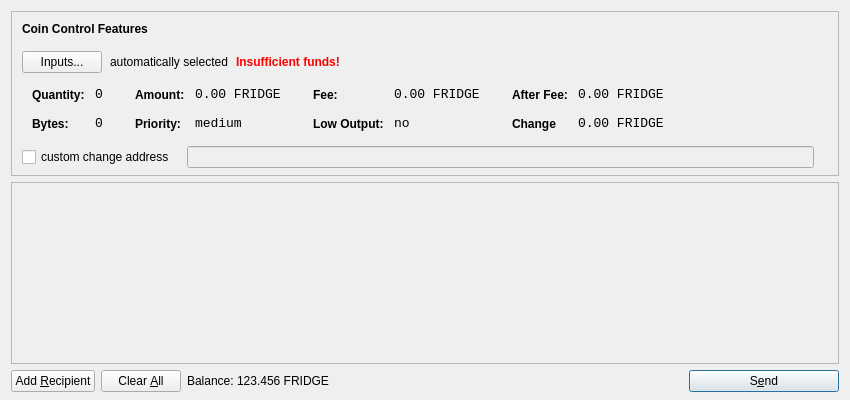
<?xml version="1.0" encoding="UTF-8"?>
<ui version="4.0">
 <class>SendCoinsDialog</class>
 <widget class="QDialog" name="SendCoinsDialog">
  <property name="geometry">
   <rect>
    <x>0</x>
    <y>0</y>
    <width>850</width>
    <height>400</height>
   </rect>
  </property>
  <property name="windowTitle">
   <string>Send Coins</string>
  </property>
  <layout class="QVBoxLayout" name="verticalLayout" stretch="0,1,0">
   <property name="bottomMargin">
    <number>8</number>
   </property>
   <item>
    <widget class="QFrame" name="frameCoinControl">
     <property name="sizePolicy">
      <sizepolicy hsizetype="Expanding" vsizetype="Expanding">
       <horstretch>0</horstretch>
       <verstretch>0</verstretch>
      </sizepolicy>
     </property>
     <property name="maximumSize">
      <size>
       <width>16777215</width>
       <height>16777215</height>
      </size>
     </property>
     <property name="frameShape">
      <enum>QFrame::StyledPanel</enum>
     </property>
     <property name="frameShadow">
      <enum>QFrame::Sunken</enum>
     </property>
     <layout class="QVBoxLayout" name="verticalLayoutCoinControl2">
      <property name="spacing">
       <number>-1</number>
      </property>
      <property name="leftMargin">
       <number>0</number>
      </property>
      <property name="topMargin">
       <number>0</number>
      </property>
      <property name="rightMargin">
       <number>0</number>
      </property>
      <property name="bottomMargin">
       <number>6</number>
      </property>
      <item>
       <layout class="QVBoxLayout" name="verticalLayoutCoinControl" stretch="0,0,0,0,1">
        <property name="spacing">
         <number>0</number>
        </property>
        <property name="leftMargin">
         <number>10</number>
        </property>
        <property name="topMargin">
         <number>10</number>
        </property>
        <item>
         <layout class="QHBoxLayout" name="horizontalLayoutCoinControl1">
          <property name="bottomMargin">
           <number>15</number>
          </property>
          <item>
           <widget class="QLabel" name="labelCoinControlFeatures">
            <property name="sizePolicy">
             <sizepolicy hsizetype="Preferred" vsizetype="Maximum">
              <horstretch>0</horstretch>
              <verstretch>0</verstretch>
             </sizepolicy>
            </property>
            <property name="font">
             <font>
              <weight>75</weight>
              <bold>true</bold>
             </font>
            </property>
            <property name="styleSheet">
             <string notr="true">font-weight:bold;</string>
            </property>
            <property name="text">
             <string>Coin Control Features</string>
            </property>
           </widget>
          </item>
         </layout>
        </item>
        <item>
         <layout class="QHBoxLayout" name="horizontalLayoutCoinControl2" stretch="0,0,0,0">
          <property name="spacing">
           <number>8</number>
          </property>
          <property name="bottomMargin">
           <number>10</number>
          </property>
          <item>
           <widget class="QPushButton" name="pushButtonCoinControl">
            <property name="styleSheet">
             <string notr="true"/>
            </property>
            <property name="text">
             <string>Inputs...</string>
            </property>
           </widget>
          </item>
          <item>
           <widget class="QLabel" name="labelCoinControlAutomaticallySelected">
            <property name="text">
             <string>automatically selected</string>
            </property>
            <property name="margin">
             <number>5</number>
            </property>
           </widget>
          </item>
          <item>
           <widget class="QLabel" name="labelCoinControlInsuffFunds">
            <property name="font">
             <font>
              <weight>75</weight>
              <bold>true</bold>
             </font>
            </property>
            <property name="styleSheet">
             <string notr="true">color:red;font-weight:bold;</string>
            </property>
            <property name="text">
             <string>Insufficient funds!</string>
            </property>
            <property name="margin">
             <number>5</number>
            </property>
           </widget>
          </item>
          <item>
           <spacer name="horizontalSpacerCoinControl">
            <property name="orientation">
             <enum>Qt::Horizontal</enum>
            </property>
            <property name="sizeHint" stdset="0">
             <size>
              <width>40</width>
              <height>1</height>
             </size>
            </property>
           </spacer>
          </item>
         </layout>
        </item>
        <item>
         <widget class="QWidget" name="widgetCoinControl" native="true">
          <property name="sizePolicy">
           <sizepolicy hsizetype="Preferred" vsizetype="Preferred">
            <horstretch>0</horstretch>
            <verstretch>0</verstretch>
           </sizepolicy>
          </property>
          <property name="minimumSize">
           <size>
            <width>0</width>
            <height>0</height>
           </size>
          </property>
          <property name="styleSheet">
           <string notr="true"/>
          </property>
          <layout class="QHBoxLayout" name="horizontalLayoutCoinControl5">
           <property name="margin">
            <number>0</number>
           </property>
           <item>
            <layout class="QHBoxLayout" name="horizontalLayoutCoinControl3" stretch="0,0,0,1">
             <property name="spacing">
              <number>20</number>
             </property>
             <property name="topMargin">
              <number>0</number>
             </property>
             <property name="bottomMargin">
              <number>10</number>
             </property>
             <item>
              <layout class="QFormLayout" name="formLayoutCoinControl1">
               <property name="horizontalSpacing">
                <number>10</number>
               </property>
               <property name="verticalSpacing">
                <number>14</number>
               </property>
               <property name="leftMargin">
                <number>10</number>
               </property>
               <property name="topMargin">
                <number>4</number>
               </property>
               <property name="rightMargin">
                <number>6</number>
               </property>
               <item row="0" column="0">
                <widget class="QLabel" name="labelCoinControlQuantityText">
                 <property name="styleSheet">
                  <string notr="true">font-weight:bold;</string>
                 </property>
                 <property name="text">
                  <string>Quantity:</string>
                 </property>
                 <property name="margin">
                  <number>0</number>
                 </property>
                </widget>
               </item>
               <item row="0" column="1">
                <widget class="QLabel" name="labelCoinControlQuantity">
                 <property name="font">
                  <font>
                   <family>Monospace</family>
                   <pointsize>10</pointsize>
                  </font>
                 </property>
                 <property name="cursor">
                  <cursorShape>IBeamCursor</cursorShape>
                 </property>
                 <property name="contextMenuPolicy">
                  <enum>Qt::ActionsContextMenu</enum>
                 </property>
                 <property name="text">
                  <string>0</string>
                 </property>
                 <property name="margin">
                  <number>0</number>
                 </property>
                 <property name="textInteractionFlags">
                  <set>Qt::LinksAccessibleByMouse|Qt::TextSelectableByKeyboard|Qt::TextSelectableByMouse</set>
                 </property>
                </widget>
               </item>
               <item row="1" column="0">
                <widget class="QLabel" name="labelCoinControlBytesText">
                 <property name="styleSheet">
                  <string notr="true">font-weight:bold;</string>
                 </property>
                 <property name="text">
                  <string>Bytes:</string>
                 </property>
                </widget>
               </item>
               <item row="1" column="1">
                <widget class="QLabel" name="labelCoinControlBytes">
                 <property name="font">
                  <font>
                   <family>Monospace</family>
                   <pointsize>10</pointsize>
                  </font>
                 </property>
                 <property name="cursor">
                  <cursorShape>IBeamCursor</cursorShape>
                 </property>
                 <property name="contextMenuPolicy">
                  <enum>Qt::ActionsContextMenu</enum>
                 </property>
                 <property name="text">
                  <string>0</string>
                 </property>
                 <property name="textInteractionFlags">
                  <set>Qt::LinksAccessibleByMouse|Qt::TextSelectableByKeyboard|Qt::TextSelectableByMouse</set>
                 </property>
                </widget>
               </item>
              </layout>
             </item>
             <item>
              <layout class="QFormLayout" name="formLayoutCoinControl2">
               <property name="horizontalSpacing">
                <number>10</number>
               </property>
               <property name="verticalSpacing">
                <number>14</number>
               </property>
               <property name="leftMargin">
                <number>6</number>
               </property>
               <property name="topMargin">
                <number>4</number>
               </property>
               <property name="rightMargin">
                <number>6</number>
               </property>
               <item row="0" column="0">
                <widget class="QLabel" name="labelCoinControlAmountText">
                 <property name="styleSheet">
                  <string notr="true">font-weight:bold;</string>
                 </property>
                 <property name="text">
                  <string>Amount:</string>
                 </property>
                 <property name="margin">
                  <number>0</number>
                 </property>
                </widget>
               </item>
               <item row="0" column="1">
                <widget class="QLabel" name="labelCoinControlAmount">
                 <property name="font">
                  <font>
                   <family>Monospace</family>
                   <pointsize>10</pointsize>
                  </font>
                 </property>
                 <property name="cursor">
                  <cursorShape>IBeamCursor</cursorShape>
                 </property>
                 <property name="contextMenuPolicy">
                  <enum>Qt::ActionsContextMenu</enum>
                 </property>
                 <property name="text">
                  <string>0.00 FRIDGE</string>
                 </property>
                 <property name="textInteractionFlags">
                  <set>Qt::LinksAccessibleByMouse|Qt::TextSelectableByKeyboard|Qt::TextSelectableByMouse</set>
                 </property>
                </widget>
               </item>
               <item row="1" column="0">
                <widget class="QLabel" name="labelCoinControlPriorityText">
                 <property name="styleSheet">
                  <string notr="true">font-weight:bold;</string>
                 </property>
                 <property name="text">
                  <string>Priority:</string>
                 </property>
                </widget>
               </item>
               <item row="1" column="1">
                <widget class="QLabel" name="labelCoinControlPriority">
                 <property name="font">
                  <font>
                   <family>Monospace</family>
                   <pointsize>10</pointsize>
                  </font>
                 </property>
                 <property name="cursor">
                  <cursorShape>IBeamCursor</cursorShape>
                 </property>
                 <property name="contextMenuPolicy">
                  <enum>Qt::ActionsContextMenu</enum>
                 </property>
                 <property name="text">
                  <string>medium</string>
                 </property>
                 <property name="textInteractionFlags">
                  <set>Qt::LinksAccessibleByMouse|Qt::TextSelectableByKeyboard|Qt::TextSelectableByMouse</set>
                 </property>
                </widget>
               </item>
              </layout>
             </item>
             <item>
              <layout class="QFormLayout" name="formLayoutCoinControl3">
               <property name="horizontalSpacing">
                <number>10</number>
               </property>
               <property name="verticalSpacing">
                <number>14</number>
               </property>
               <property name="leftMargin">
                <number>6</number>
               </property>
               <property name="topMargin">
                <number>4</number>
               </property>
               <property name="rightMargin">
                <number>6</number>
               </property>
               <item row="0" column="0">
                <widget class="QLabel" name="labelCoinControlFeeText">
                 <property name="styleSheet">
                  <string notr="true">font-weight:bold;</string>
                 </property>
                 <property name="text">
                  <string>Fee:</string>
                 </property>
                 <property name="margin">
                  <number>0</number>
                 </property>
                </widget>
               </item>
               <item row="0" column="1">
                <widget class="QLabel" name="labelCoinControlFee">
                 <property name="font">
                  <font>
                   <family>Monospace</family>
                   <pointsize>10</pointsize>
                  </font>
                 </property>
                 <property name="cursor">
                  <cursorShape>IBeamCursor</cursorShape>
                 </property>
                 <property name="contextMenuPolicy">
                  <enum>Qt::ActionsContextMenu</enum>
                 </property>
                 <property name="text">
                  <string>0.00 FRIDGE</string>
                 </property>
                 <property name="textInteractionFlags">
                  <set>Qt::LinksAccessibleByMouse|Qt::TextSelectableByKeyboard|Qt::TextSelectableByMouse</set>
                 </property>
                </widget>
               </item>
               <item row="1" column="0">
                <widget class="QLabel" name="labelCoinControlLowOutputText">
                 <property name="styleSheet">
                  <string notr="true">font-weight:bold;</string>
                 </property>
                 <property name="text">
                  <string>Low Output:</string>
                 </property>
                </widget>
               </item>
               <item row="1" column="1">
                <widget class="QLabel" name="labelCoinControlLowOutput">
                 <property name="font">
                  <font>
                   <family>Monospace</family>
                   <pointsize>10</pointsize>
                  </font>
                 </property>
                 <property name="cursor">
                  <cursorShape>IBeamCursor</cursorShape>
                 </property>
                 <property name="contextMenuPolicy">
                  <enum>Qt::ActionsContextMenu</enum>
                 </property>
                 <property name="text">
                  <string>no</string>
                 </property>
                 <property name="textInteractionFlags">
                  <set>Qt::LinksAccessibleByMouse|Qt::TextSelectableByKeyboard|Qt::TextSelectableByMouse</set>
                 </property>
                </widget>
               </item>
              </layout>
             </item>
             <item>
              <layout class="QFormLayout" name="formLayoutCoinControl4">
               <property name="horizontalSpacing">
                <number>10</number>
               </property>
               <property name="verticalSpacing">
                <number>14</number>
               </property>
               <property name="leftMargin">
                <number>6</number>
               </property>
               <property name="topMargin">
                <number>4</number>
               </property>
               <property name="rightMargin">
                <number>6</number>
               </property>
               <item row="0" column="0">
                <widget class="QLabel" name="labelCoinControlAfterFeeText">
                 <property name="styleSheet">
                  <string notr="true">font-weight:bold;</string>
                 </property>
                 <property name="text">
                  <string>After Fee:</string>
                 </property>
                 <property name="margin">
                  <number>0</number>
                 </property>
                </widget>
               </item>
               <item row="0" column="1">
                <widget class="QLabel" name="labelCoinControlAfterFee">
                 <property name="font">
                  <font>
                   <family>Monospace</family>
                   <pointsize>10</pointsize>
                  </font>
                 </property>
                 <property name="cursor">
                  <cursorShape>IBeamCursor</cursorShape>
                 </property>
                 <property name="contextMenuPolicy">
                  <enum>Qt::ActionsContextMenu</enum>
                 </property>
                 <property name="text">
                  <string>0.00 FRIDGE</string>
                 </property>
                 <property name="textInteractionFlags">
                  <set>Qt::LinksAccessibleByMouse|Qt::TextSelectableByKeyboard|Qt::TextSelectableByMouse</set>
                 </property>
                </widget>
               </item>
               <item row="1" column="0">
                <widget class="QLabel" name="labelCoinControlChangeText">
                 <property name="styleSheet">
                  <string notr="true">font-weight:bold;</string>
                 </property>
                 <property name="text">
                  <string>Change</string>
                 </property>
                </widget>
               </item>
               <item row="1" column="1">
                <widget class="QLabel" name="labelCoinControlChange">
                 <property name="font">
                  <font>
                   <family>Monospace</family>
                   <pointsize>10</pointsize>
                  </font>
                 </property>
                 <property name="cursor">
                  <cursorShape>IBeamCursor</cursorShape>
                 </property>
                 <property name="contextMenuPolicy">
                  <enum>Qt::ActionsContextMenu</enum>
                 </property>
                 <property name="text">
                  <string>0.00 FRIDGE</string>
                 </property>
                 <property name="textInteractionFlags">
                  <set>Qt::LinksAccessibleByMouse|Qt::TextSelectableByKeyboard|Qt::TextSelectableByMouse</set>
                 </property>
                </widget>
               </item>
              </layout>
             </item>
            </layout>
           </item>
          </layout>
         </widget>
        </item>
        <item>
         <layout class="QHBoxLayout" name="horizontalLayoutCoinControl4" stretch="0,0,0">
          <property name="spacing">
           <number>12</number>
          </property>
          <property name="sizeConstraint">
           <enum>QLayout::SetDefaultConstraint</enum>
          </property>
          <property name="topMargin">
           <number>5</number>
          </property>
          <property name="rightMargin">
           <number>5</number>
          </property>
          <item>
           <widget class="QCheckBox" name="checkBoxCoinControlChange">
            <property name="text">
             <string>custom change address</string>
            </property>
           </widget>
          </item>
          <item>
           <widget class="QLineEdit" name="lineEditCoinControlChange">
            <property name="enabled">
             <bool>false</bool>
            </property>
            <property name="sizePolicy">
             <sizepolicy hsizetype="Expanding" vsizetype="Fixed">
              <horstretch>0</horstretch>
              <verstretch>0</verstretch>
             </sizepolicy>
            </property>
           </widget>
          </item>
          <item>
           <widget class="QLabel" name="labelCoinControlChangeLabel">
            <property name="sizePolicy">
             <sizepolicy hsizetype="Preferred" vsizetype="Expanding">
              <horstretch>0</horstretch>
              <verstretch>0</verstretch>
             </sizepolicy>
            </property>
            <property name="minimumSize">
             <size>
              <width>0</width>
              <height>0</height>
             </size>
            </property>
            <property name="text">
             <string/>
            </property>
            <property name="margin">
             <number>3</number>
            </property>
           </widget>
          </item>
         </layout>
        </item>
        <item>
         <spacer name="verticalSpacerCoinControl">
          <property name="orientation">
           <enum>Qt::Vertical</enum>
          </property>
          <property name="sizeHint" stdset="0">
           <size>
            <width>800</width>
            <height>1</height>
           </size>
          </property>
         </spacer>
        </item>
       </layout>
      </item>
     </layout>
    </widget>
   </item>
   <item>
    <widget class="QScrollArea" name="scrollArea">
     <property name="widgetResizable">
      <bool>true</bool>
     </property>
     <widget class="QWidget" name="scrollAreaWidgetContents">
      <property name="geometry">
       <rect>
        <x>0</x>
        <y>0</y>
        <width>830</width>
        <height>165</height>
       </rect>
      </property>
      <layout class="QVBoxLayout" name="verticalLayout_2">
       <property name="margin">
        <number>0</number>
       </property>
       <item>
        <layout class="QVBoxLayout" name="entries">
         <property name="spacing">
          <number>6</number>
         </property>
        </layout>
       </item>
       <item>
        <spacer name="verticalSpacer">
         <property name="orientation">
          <enum>Qt::Vertical</enum>
         </property>
         <property name="sizeHint" stdset="0">
          <size>
           <width>20</width>
           <height>40</height>
          </size>
         </property>
        </spacer>
       </item>
      </layout>
     </widget>
    </widget>
   </item>
   <item>
    <layout class="QHBoxLayout" name="horizontalLayout">
     <item>
      <widget class="QPushButton" name="addButton">
       <property name="toolTip">
        <string>Send to multiple recipients at once</string>
       </property>
       <property name="text">
        <string>Add &amp;Recipient</string>
       </property>
       <property name="icon">
        <iconset resource="../bitcoin.qrc">
         <normaloff>:/icons/add</normaloff>:/icons/add</iconset>
       </property>
       <property name="autoDefault">
        <bool>false</bool>
       </property>
      </widget>
     </item>
     <item>
      <widget class="QPushButton" name="clearButton">
       <property name="sizePolicy">
        <sizepolicy hsizetype="Minimum" vsizetype="Fixed">
         <horstretch>0</horstretch>
         <verstretch>0</verstretch>
        </sizepolicy>
       </property>
       <property name="toolTip">
        <string>Remove all transaction fields</string>
       </property>
       <property name="text">
        <string>Clear &amp;All</string>
       </property>
       <property name="icon">
        <iconset resource="../bitcoin.qrc">
         <normaloff>:/icons/remove</normaloff>:/icons/remove</iconset>
       </property>
       <property name="autoRepeatDelay">
        <number>300</number>
       </property>
       <property name="autoDefault">
        <bool>false</bool>
       </property>
      </widget>
     </item>
     <item>
      <layout class="QHBoxLayout" name="horizontalLayout_2">
       <property name="spacing">
        <number>3</number>
       </property>
       <item>
        <widget class="QLabel" name="label">
         <property name="sizePolicy">
          <sizepolicy hsizetype="Preferred" vsizetype="Fixed">
           <horstretch>0</horstretch>
           <verstretch>0</verstretch>
          </sizepolicy>
         </property>
         <property name="text">
          <string>Balance:</string>
         </property>
        </widget>
       </item>
       <item>
        <widget class="QLabel" name="labelBalance">
         <property name="sizePolicy">
          <sizepolicy hsizetype="Preferred" vsizetype="Fixed">
           <horstretch>0</horstretch>
           <verstretch>0</verstretch>
          </sizepolicy>
         </property>
         <property name="cursor">
          <cursorShape>IBeamCursor</cursorShape>
         </property>
         <property name="text">
          <string>123.456 FRIDGE</string>
         </property>
         <property name="textInteractionFlags">
          <set>Qt::LinksAccessibleByMouse|Qt::TextSelectableByKeyboard|Qt::TextSelectableByMouse</set>
         </property>
        </widget>
       </item>
      </layout>
     </item>
     <item>
      <spacer name="horizontalSpacer">
       <property name="orientation">
        <enum>Qt::Horizontal</enum>
       </property>
       <property name="sizeHint" stdset="0">
        <size>
         <width>40</width>
         <height>20</height>
        </size>
       </property>
      </spacer>
     </item>
     <item>
      <widget class="QPushButton" name="sendButton">
       <property name="minimumSize">
        <size>
         <width>150</width>
         <height>0</height>
        </size>
       </property>
       <property name="toolTip">
        <string>Confirm the send action</string>
       </property>
       <property name="text">
        <string>S&amp;end</string>
       </property>
       <property name="icon">
        <iconset resource="../bitcoin.qrc">
         <normaloff>:/icons/send</normaloff>:/icons/send</iconset>
       </property>
       <property name="default">
        <bool>true</bool>
       </property>
      </widget>
     </item>
    </layout>
   </item>
  </layout>
 </widget>
 <resources>
  <include location="../bitcoin.qrc"/>
 </resources>
 <connections/>
</ui>
